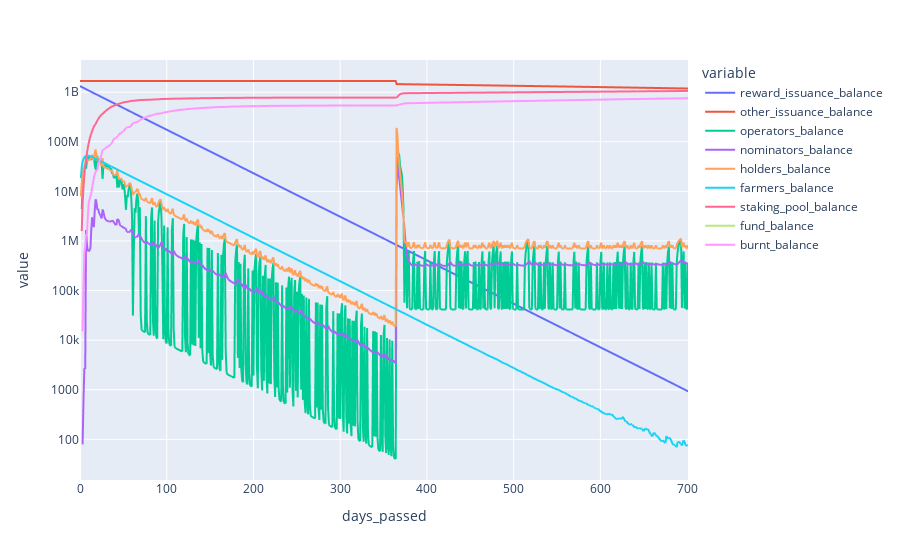

The code cell stored with this chart in its notebook:
### Code cell
px.line(sim_df, x='days_passed', 
        y=[el for el in sim_df.columns if "_balance" in el],
        log_y=True)

### Figure 1 — Plotly figure (JSON) as saved in the notebook; plotly's stock layout.template omitted (floating-point values rounded to 4 significant figures; data arrays with more than 128 entries replaced by an {"elided": "..."} marker saying what was removed)
{"data": [{"hovertemplate": "variable=reward_issuance_balance<br>days_passed=%{x}<br>value=%{y}<extra></extra>", "legendgroup": "reward_issuance_balance", "line": {"color": "#636efa", "dash": "solid"}, "marker": {"symbol": "circle"}, "mode": "lines", "name": "reward_issuance_balance", "showlegend": true, "type": "scattergl", "x": {"elided": "702 int values"}, "xaxis": "x", "y": {"elided": "702 float values"}, "yaxis": "y"}, {"hovertemplate": "variable=other_issuance_balance<br>days_passed=%{x}<br>value=%{y}<extra></extra>", "legendgroup": "other_issuance_balance", "line": {"color": "#EF553B", "dash": "solid"}, "marker": {"symbol": "circle"}, "mode": "lines", "name": "other_issuance_balance", "showlegend": true, "type": "scattergl", "x": {"elided": "702 int values"}, "xaxis": "x", "y": {"elided": "702 float values"}, "yaxis": "y"}, {"hovertemplate": "variable=operators_balance<br>days_passed=%{x}<br>value=%{y}<extra></extra>", "legendgroup": "operators_balance", "line": {"color": "#00cc96", "dash": "solid"}, "marker": {"symbol": "circle"}, "mode": "lines", "name": "operators_balance", "showlegend": true, "type": "scattergl", "x": {"elided": "702 int values"}, "xaxis": "x", "y": {"elided": "702 float values"}, "yaxis": "y"}, {"hovertemplate": "variable=nominators_balance<br>days_passed=%{x}<br>value=%{y}<extra></extra>", "legendgroup": "nominators_balance", "line": {"color": "#ab63fa", "dash": "solid"}, "marker": {"symbol": "circle"}, "mode": "lines", "name": "nominators_balance", "showlegend": true, "type": "scattergl", "x": {"elided": "702 int values"}, "xaxis": "x", "y": {"elided": "702 float values"}, "yaxis": "y"}, {"hovertemplate": "variable=holders_balance<br>days_passed=%{x}<br>value=%{y}<extra></extra>", "legendgroup": "holders_balance", "line": {"color": "#FFA15A", "dash": "solid"}, "marker": {"symbol": "circle"}, "mode": "lines", "name": "holders_balance", "showlegend": true, "type": "scattergl", "x": {"elided": "702 int values"}, "xaxis": "x", "y": {"elided": "702 float values"}, "yaxis": "y"}, {"hovertemplate": "variable=farmers_balance<br>days_passed=%{x}<br>value=%{y}<extra></extra>", "legendgroup": "farmers_balance", "line": {"color": "#19d3f3", "dash": "solid"}, "marker": {"symbol": "circle"}, "mode": "lines", "name": "farmers_balance", "showlegend": true, "type": "scattergl", "x": {"elided": "702 int values"}, "xaxis": "x", "y": {"elided": "702 float values"}, "yaxis": "y"}, {"hovertemplate": "variable=staking_pool_balance<br>days_passed=%{x}<br>value=%{y}<extra></extra>", "legendgroup": "staking_pool_balance", "line": {"color": "#FF6692", "dash": "solid"}, "marker": {"symbol": "circle"}, "mode": "lines", "name": "staking_pool_balance", "showlegend": true, "type": "scattergl", "x": {"elided": "702 int values"}, "xaxis": "x", "y": {"elided": "702 float values"}, "yaxis": "y"}, {"hovertemplate": "variable=fund_balance<br>days_passed=%{x}<br>value=%{y}<extra></extra>", "legendgroup": "fund_balance", "line": {"color": "#B6E880", "dash": "solid"}, "marker": {"symbol": "circle"}, "mode": "lines", "name": "fund_balance", "showlegend": true, "type": "scattergl", "x": {"elided": "702 int values"}, "xaxis": "x", "y": {"elided": "702 int values"}, "yaxis": "y"}, {"hovertemplate": "variable=burnt_balance<br>days_passed=%{x}<br>value=%{y}<extra></extra>", "legendgroup": "burnt_balance", "line": {"color": "#FF97FF", "dash": "solid"}, "marker": {"symbol": "circle"}, "mode": "lines", "name": "burnt_balance", "showlegend": true, "type": "scattergl", "x": {"elided": "702 int values"}, "xaxis": "x", "y": {"elided": "702 float values"}, "yaxis": "y"}], "layout": {"legend": {"title": {"text": "variable"}, "tracegroupgap": 0}, "margin": {"t": 60}, "xaxis": {"anchor": "y", "domain": [0, 1], "title": {"text": "days_passed"}}, "yaxis": {"anchor": "x", "domain": [0, 1], "title": {"text": "value"}, "type": "log"}}}
